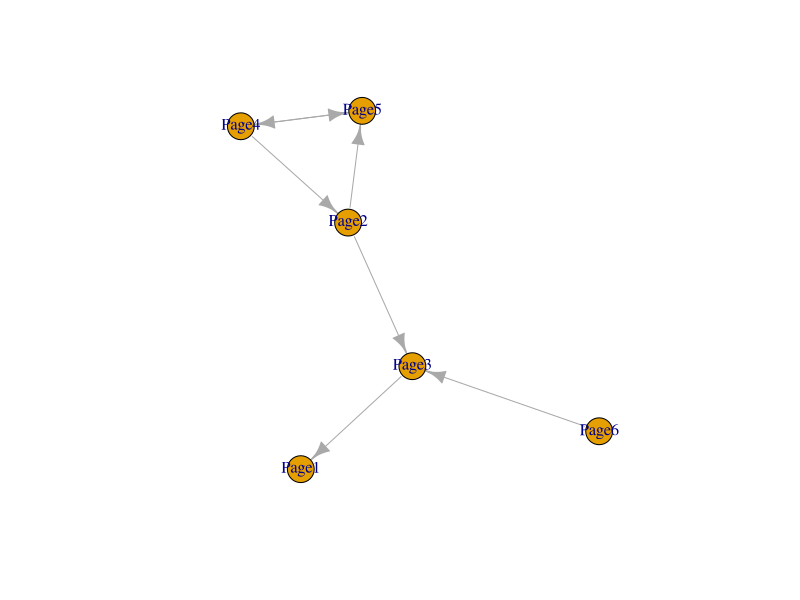
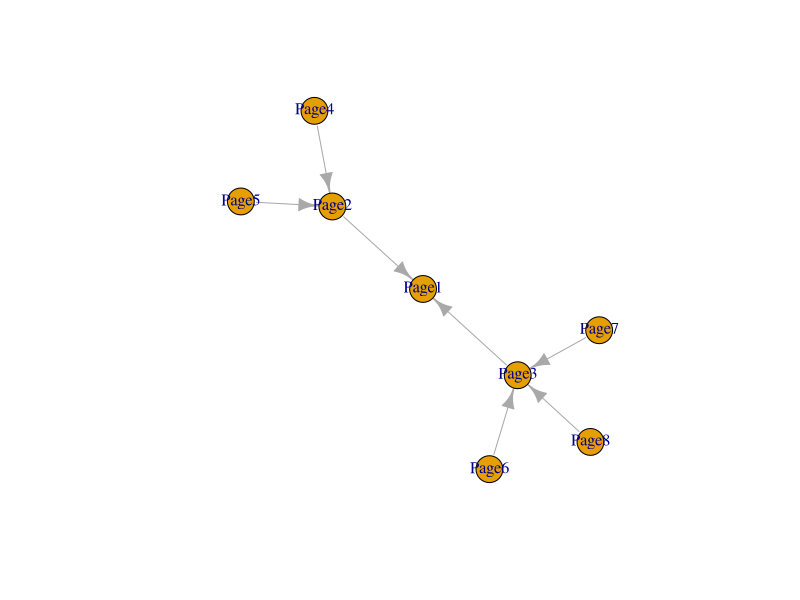

Recreate these plots in R, in order.
rm(list = ls())
graphics.off()

library(igraph)

### Qs.1 : Compute the page rank vector the graph below for damping constants:
### p =0, p =.10, p=.15, p=.25, p = .50 and p=1.

# Construct an Igraph
nodes <- data.frame(names = c("Page1", "Page2", "Page3", "Page4", "Page5", "Page6"))
relations <- data.frame(
  from = c("Page2", "Page2", "Page3", "Page4", "Page4", "Page5", "Page6"), 
    to = c("Page3", "Page5", "Page1", "Page2", "Page5", "Page4", "Page3"))
g <- graph.data.frame(relations, directed = TRUE, vertices = nodes)

plot(g)

## Run the page rank algorithm with different damping coeff: ##
(pg_p0 <- page.rank(g, damping=1)$vector)  ## p = 0, d = 1-0 =1


(pg_p10 <- page.rank(g, damping=0.90)$vector)  ## p = 0.10, d = 1-0.1 =0.9

(pg_p15 <- page.rank(g, damping=0.85)$vector)  ## p = 0.15, d = 1-0.15 =0.85

(pg_p25 <- page.rank(g, damping=0.75)$vector)  ## p = 0.25, d = 1-0.25 =0.75

(pg_p50 <- page.rank(g, damping=0.5)$vector)  ## p = 0.5, d = 1-0.5 =0.5

(pg_p100 <- page.rank(g, damping=0.0)$vector)  ## p = 1.0, d = 1-1 =0


##########################################################################################################
### Qs.2 : Compute the page rank for the graph below. Use a damping constant p=0.15. Interpret
### the results. Are they within your expectation?

rm(list = ls())
graphics.off()

library(igraph)

# Construct an Igraph
nodes <- data.frame(names = c("Page1", "Page2", "Page3", "Page4", "Page5", "Page6",  "Page7", "Page8"))
relations <- data.frame(
  from = c("Page2", "Page3", "Page4", "Page5", "Page6", "Page7", "Page8"), 
  to   = c("Page1", "Page1", "Page2", "Page2", "Page3", "Page3", "Page3"))
g <- graph.data.frame(relations, directed = TRUE, vertices = nodes)

plot(g)

# Run the page rank algorithm with different damping coeff: ##
(pg_p <- page.rank(g, damping=0.85)$vector)  ## p = 0.15


### Pagerank vector sum ###
sum(pg_p) ## == 1

### Interpretation ###
(v1 <- page.rank(g, vids=V(g),
                directed=T, damping=.85,
                personalized = c(1,0,0,0,0,0,0,0))$vector) ## personalising a component 

(v2 <- page.rank(g, vids=V(g),
                directed=T, damping=.85,
                personalized = c(0,1,0,0,0,0,0,0))$vector)

(v3 <- page.rank(g, vids=V(g),
                directed=T, damping=.85,
                personalized = c(0,0,1,0,0,0,0,0))$vector)

(v4 <- page.rank(g, vids=V(g),
                directed=T, damping=.85,
                personalized = c(0,0,0,1,0,0,0,0))$vector)

(v5 <- page.rank(g, vids=V(g),
                directed=T, damping=.85,
                personalized = c(0,0,0,0,1,0,0,0))$vector)

(v6 <- page.rank(g, vids=V(g),
                directed=T, damping=.85,
                personalized = c(0,0,0,0,0,1,0,0))$vector)

(v7 <- page.rank(g, vids=V(g),
                directed=T, damping=.85,
                personalized = c(0,0,0,0,0,0,1,0))$vector)

(v8 <- page.rank(g, vids=V(g),
                directed=T, damping=.85,
                personalized = c(0,0,0,0,0,0,0,1))$vector)

(mean_v <- rowMeans(cbind(v1, v2, v3, v4, v5, v6, v7, v8)))

round(mean_v,2)==round(pg_p,2) ## same vectors


### end ###

